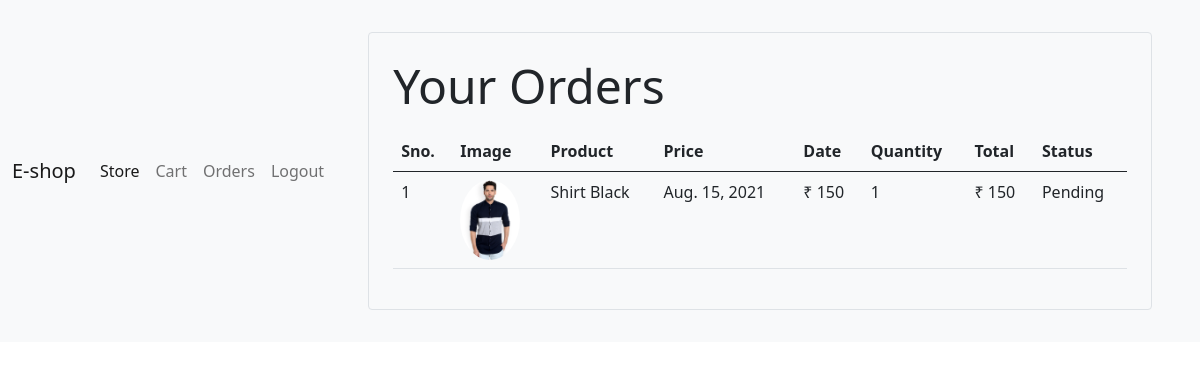
The page /orders (signed in) on the database its author committed.
### store/models/orders.py (models this page shows, shortened)
class Order(models.Model):
    product = models.ForeignKey(Product , on_delete=models.CASCADE)
    customer = models.ForeignKey(Customer , on_delete=models.CASCADE)
    quantity = models.IntegerField(default=1)
    price = models.IntegerField()
    address = models.CharField(max_length=50, default='', blank=True)
    phone = models.CharField(max_length=50, default='', blank = True)
    date = models.DateField(default=datetime.datetime.today)
    status = models.BooleanField(default=False)
    @staticmethod
    def get_orders_by_customer(customer_id):
        return Order\
             .objects\
             .filter(customer = customer_id)\
            .order_by('-date')

### store/models/product.py (models this page shows, shortened)
class Product(models.Model):
    name = models.CharField(max_length=50)
    price = models.IntegerField(default=0)
    categories = models.ForeignKey(Category,on_delete=models.CASCADE,default=1)
    description = models.CharField(max_length=200)
    image = models.ImageField(upload_to='uploads/products/')

### store/middleware/auth.py (the view)
    def middleware(request):
        print(request.session.get('customer'))
        returnUrl = request.META['PATH_INFO']
        print(request.META['PATH_INFO'])
        if not request.session.get('customer'):
            return redirect(f'login?return_url={returnUrl}')
        response = get_response(request)
        return response

### store/templatetags/custom_filter.py (called while the page is built)
@register.filter(name='currency')
def currency(number):
        return "₹ "+str(number)

@register.filter(name='multiply')
def multiply(number , number1):
        return number*number1

### store/views/orders.py (called while the page is built)
    def get(self , request):
        customer = request.session.get('customer')
        orders = Order.get_orders_by_customer(customer)
        print(orders)
        return render(request , 'orders.html' , {'orders' : orders})

### store/templates/orders.html
{% extends 'base.html' %}
{% block content %}
{% load cart %}
{% load custom_filter %}
<div class="container">
          <div class="border rounded p-4 m-4">
            <p class="display-5">Your Orders</p>
              <table class="table">
               <thead>
                <tr>
                    <th>Sno.</th>
                    <th>Image</th>
                    <th>Product</th>
                    <th>Price</th>
                    <th>Date</th>
                    <th>Quantity</th>
                     <th>Total</th>
                     <th>Status</th>
                </tr>
               </thead>
               <tbody>
                {% for order in orders %}
                    <tr>
                         <td>{{forloop.counter}}</td>
                         <td><img style="height:80px;" class="rounded-circle" src="{{order.product.image.url}}" alt=""></td>
                         <td>{{order.product.name}}</td>
                         <td>{{order.date}}</td>
                         <td>{{order.price|currency}}</td>
                         <td>{{order.quantity}}</td>
                         <td>{{order.quantity|multiply:order.price|currency}}</td>
                         {% if order.status %}
                        <td>Completed</td>
                         {%else%}
                        <td>Pending</td>
                         {% endif %}
                    </tr>
                {% endfor %}
                </tbody>
              </table>
          </div>
</div>
{% endblock %}

### rows shown on the page
Order: product.image (picture), product.name "Shirt Black", date "Aug. 15, 2021", price "₹ 150", quantity "1", quantity|multiply "₹ 150", status "Pending"
